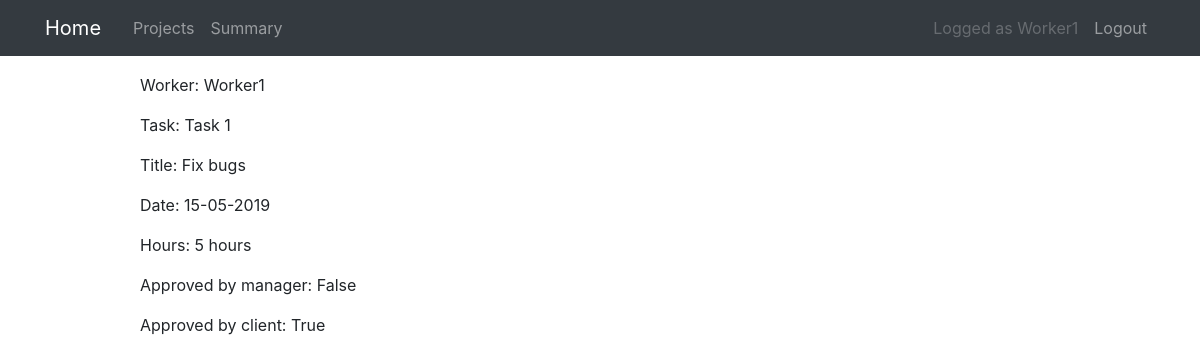
Page /datepoint/1/ (signed in) on the earlier database version.
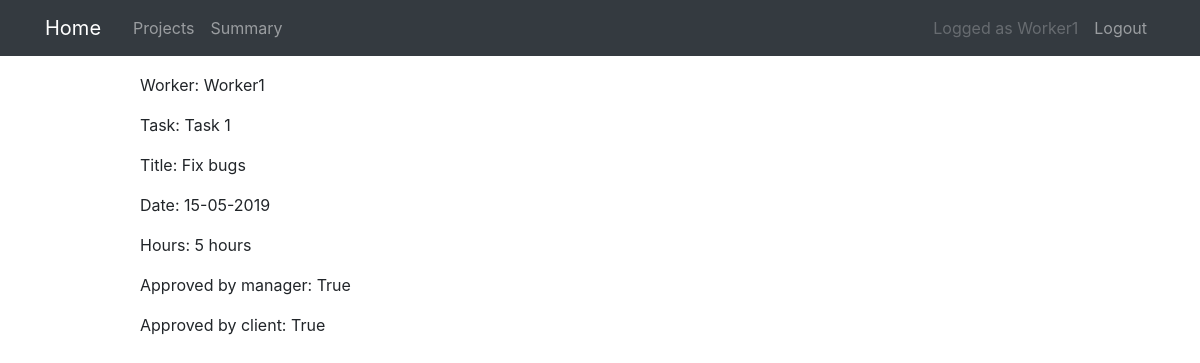
Same page on the later database version.
### projects/models.py (models this page shows, shortened)
class DatePoint(models.Model):
    task = models.ForeignKey(Task, on_delete=models.CASCADE)
    worker = models.ForeignKey(User, on_delete=models.CASCADE)
    title = models.CharField(max_length=100)
    description = models.CharField(max_length=100, blank=True)
    url = models.URLField(blank=True)
    worked_time = models.PositiveIntegerField()
    worked_date = models.DateField()
    date_created = models.DateTimeField(auto_now=True)
    approved_manager = models.BooleanField(default=False)
    approved_client = models.BooleanField(default=False)

class Task(models.Model):
    title = models.CharField(max_length=100)
    project = models.ForeignKey(ProjectPhase, on_delete=models.CASCADE)
    description = models.TextField(blank=True)

### projects/views.py (the view)
class DatePointDetailView(
    LoginRequiredMixin,
    PermissionRequiredMixin,
    UserBelongsToProjectMixin,
    DetailView,
):
    model = DatePoint
    pk_url_kwarg = "datepoint_pk"
    permission_required = "projects.view_datepoint"
    def test_func(self):
        if self.request.user.groups.filter(name="Worker").exists():
            return DatePoint.objects.filter(
                worker=self.request.user, id=self.kwargs["datepoint_pk"]
            ).exists()
        else:
            return super(DatePointDetailView, self).test_func()

### projects/templates/projects/datepoint_detail.html (shortened to what this page needs)
{% extends "projects/base.html" %}
{% block content %}
<p>Worker: {{ object.worker }} </p>
<p>Task: {{ object.task.title }} </p>
<p>Title: {{ object.title }} </p>
<p>Date: {{ object.worked_date|date:'d-m-Y' }} </p>
<p>Hours: {{ object.worked_time }} hours</p>
<p id="approved_manager">Approved by manager: {{ object.approved_manager }}</p>
{% if object.task.project.project.client.exists %}
<p id="approved_client">Approved by client: {{ object.approved_client }}</p>
{% endif %}
{% endblock content %}

Differences in the rows shown:
changed DatePoint "Fix bugs": approved_manager "False" → "True"
